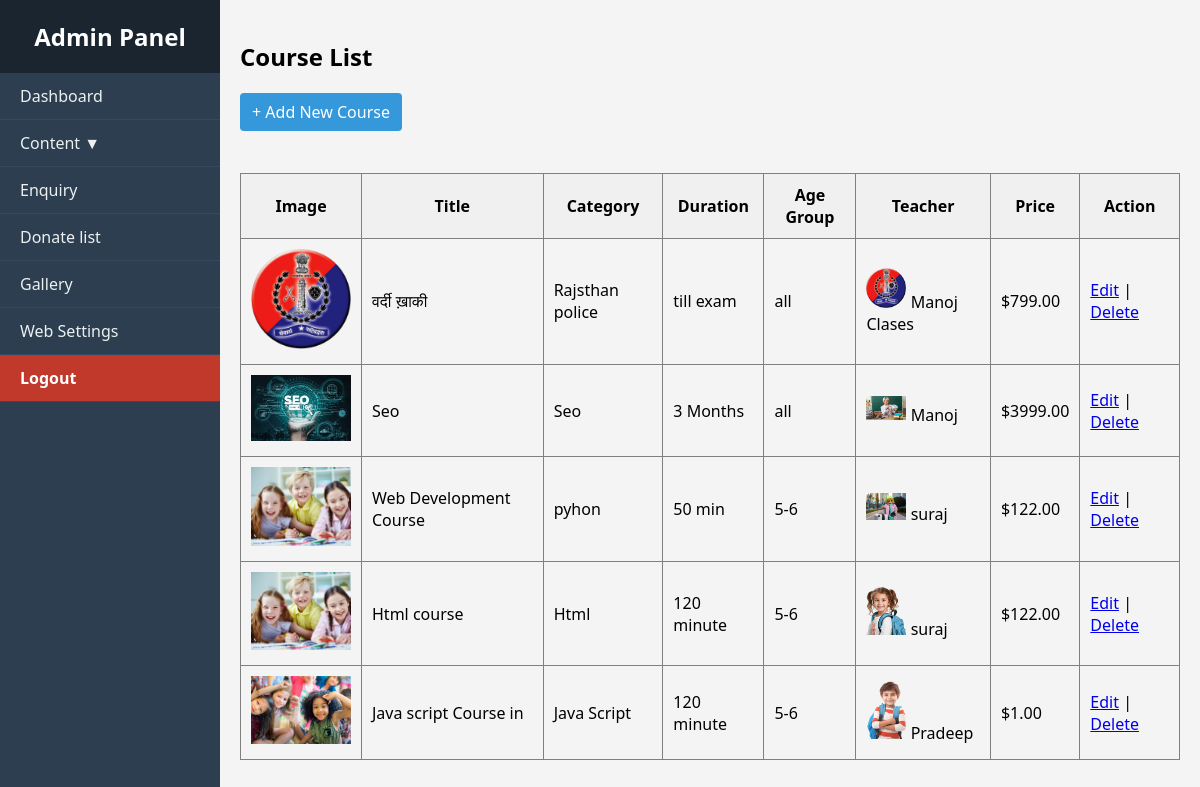
/admin/course-list.php, run on the app's committed database.
### tables this page shows
CREATE TABLE `courses` (
  `id` int(11) NOT NULL,
  `category_id` int(11) DEFAULT NULL,
  `title` varchar(255) DEFAULT NULL,
  `image` varchar(255) DEFAULT NULL,
  `duration` varchar(100) DEFAULT NULL,
  `price` decimal(10,2) DEFAULT NULL,
  `age_group` varchar(100) DEFAULT NULL,
  `teacher_name` varchar(100) DEFAULT NULL,
  `teacher_image` varchar(255) DEFAULT NULL,
  `video` varchar(255) DEFAULT NULL,
  `video_name` varchar(255) DEFAULT NULL,
  `video_url` text DEFAULT NULL,
  `video_file` varchar(255) DEFAULT NULL,
  `description` text DEFAULT NULL
);

CREATE TABLE `categories` (
  `id` int(11) NOT NULL,
  `name` varchar(100) NOT NULL
);

### admin/course-list.php (the view, shortened to what this page needs)
<?php
include 'db.php';
include 'header.php';
?>
<h2>Course List</h2>
<a href="course.php" class="add-btn">+ Add New Course</a><br><br>
<table border="1" cellpadding="10" style="width:100%; border-collapse: collapse;">
    <tr style="background:#f0f0f0;">
        <th>Image</th>
        <th>Title</th>
        <th>Category</th>
        <th>Duration</th>
        <th>Age Group</th>
        <th>Teacher</th>
        <th>Price</th>
        <th>Action</th>
    </tr>
    <?php
    $sql = $conn->query("SELECT c.*, cat.name as category_name
                         FROM courses c
                         LEFT JOIN categories cat ON c.category_id = cat.id
                         ORDER BY c.id DESC");
    while($row = $sql->fetch_assoc()):
    ?>
    <tr>
        <td><img src="uploads/<?= $row['image'] ?>" width="100"></td>
        <td><?= htmlspecialchars($row['title']) ?></td>
        <td><?= htmlspecialchars($row['category_name']) ?></td>
        <td><?= $row['duration'] ?></td>
        <td><?= $row['age_group'] ?></td>
        <td>
            <img src="uploads/<?= $row['teacher_image'] ?>" width="40">
            <?= htmlspecialchars($row['teacher_name']) ?>
        </td>
        <td>$<?= $row['price'] ?></td>
        <td>
            <a href="course.php?id=<?= $row['id'] ?>">Edit</a> |
            <a href="?delete=<?= $row['id'] ?>" onclick="return confirm('Are you sure?')">Delete</a>
        </td>
    </tr>
    <?php endwhile; ?>
</table>

### admin/header.php (style rules this page uses)
* { box-sizing: border-box; }
body { margin: 0; font-family: 'Segoe UI', sans-serif; background-color: #f4f4f4; }
.add-btn { display: inline-block; background: #27ae60; color: white; padding: 8px 16px; text-decoration: none; border-radius: 4px; margin-bottom: 20px; }

### admin/course-list.php (style rules this page uses)
.add-btn { background: #3498db; color: white; padding: 8px 12px; text-decoration: none; }

### data on the page
courses: image (picture), title "वर्दी ख़ाकी", category.name "Rajsthan police", duration "till exam", age_group "all", teacher_image (picture), teacher_name "Manoj Clases", price "799.00"
courses: image (picture), title "Seo", category.name "Seo", duration "3 Months", age_group "all", teacher_image (picture), teacher_name "Manoj", price "3999.00"
courses: image (picture), title "Web Development Course", category.name "pyhon", duration "50 min", age_group "5-6", teacher_image (picture), teacher_name "suraj", price "122.00"
courses: image (picture), title "Html course", category.name "Html", duration "120 minute", age_group "5-6", teacher_image (picture), teacher_name "suraj", price "122.00"
courses: image (picture), title "Java script Course in", category.name "Java Script", duration "120 minute", age_group "5-6", teacher_image (picture), teacher_name "Pradeep", price "1.00"
